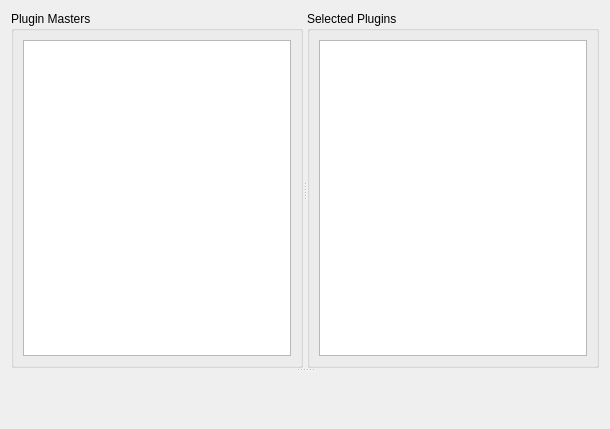
<?xml version="1.0" encoding="UTF-8"?>
<ui version="4.0">
 <class>PageApplyChanges</class>
 <widget class="QWizardPage" name="PageApplyChanges">
  <property name="geometry">
   <rect>
    <x>0</x>
    <y>0</y>
    <width>610</width>
    <height>429</height>
   </rect>
  </property>
  <property name="windowTitle">
   <string>WizardPage</string>
  </property>
  <property name="title">
   <string>Apply Changes</string>
  </property>
  <property name="subTitle">
   <string>Apply changes to enable the selected and required plugins, to disable unselected plugins, to reorder selected plugins, and to remove unnecessary mods.</string>
  </property>
  <layout class="QVBoxLayout" name="verticalLayout">
   <item>
    <widget class="QSplitter" name="verticalSplitter">
     <property name="orientation">
      <enum>Qt::Vertical</enum>
     </property>
     <widget class="QSplitter" name="topSplitter">
      <property name="orientation">
       <enum>Qt::Horizontal</enum>
      </property>
      <widget class="QGroupBox" name="masterGroup">
       <property name="title">
        <string>Plugin Masters</string>
       </property>
       <layout class="QGridLayout" name="gridLayout_2">
        <item row="0" column="0">
         <widget class="PluginView" name="masterPlugins"/>
        </item>
       </layout>
      </widget>
      <widget class="QGroupBox" name="selectedGroup">
       <property name="title">
        <string>Selected Plugins</string>
       </property>
       <layout class="QGridLayout" name="gridLayout">
        <item row="0" column="0">
         <widget class="PluginView" name="selectedPlugins"/>
        </item>
       </layout>
      </widget>
     </widget>
     <widget class="ActionWidget" name="actionWidget" native="true"/>
    </widget>
   </item>
  </layout>
 </widget>
 <customwidgets>
  <customwidget>
   <class>PluginView</class>
   <extends>QTreeView</extends>
   <header>mergewizard/views/PluginView.h</header>
  </customwidget>
  <customwidget>
   <class>ActionWidget</class>
   <extends>QWidget</extends>
   <header>mergewizard/widgets/ActionWidget.h</header>
   <container>1</container>
  </customwidget>
 </customwidgets>
 <resources/>
 <connections/>
</ui>
